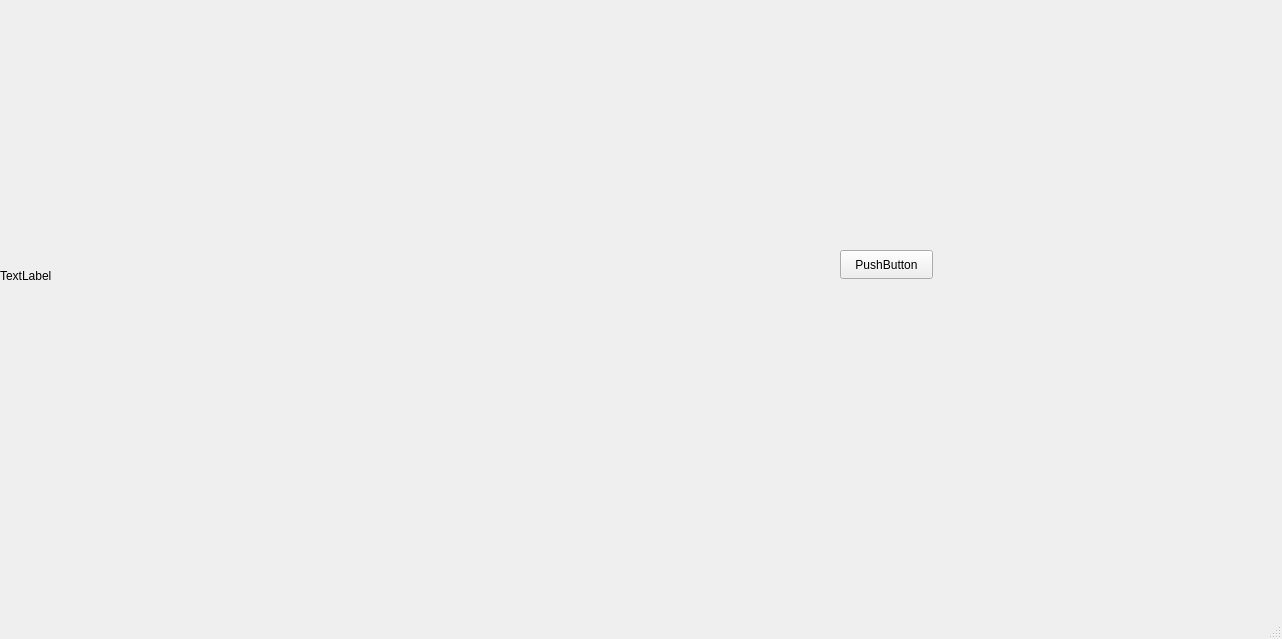
<?xml version="1.0" encoding="UTF-8"?>
<ui version="4.0">
 <class>MainWindow</class>
 <widget class="QMainWindow" name="MainWindow">
  <property name="geometry">
   <rect>
    <x>0</x>
    <y>0</y>
    <width>1282</width>
    <height>639</height>
   </rect>
  </property>
  <property name="windowTitle">
   <string>MainWindow</string>
  </property>
  <widget class="QWidget" name="centralwidget">
   <widget class="QLabel" name="label">
    <property name="geometry">
     <rect>
      <x>0</x>
      <y>0</y>
      <width>671</width>
      <height>551</height>
     </rect>
    </property>
    <property name="text">
     <string>TextLabel</string>
    </property>
   </widget>
   <widget class="QPushButton" name="pushButton">
    <property name="geometry">
     <rect>
      <x>840</x>
      <y>250</y>
      <width>93</width>
      <height>29</height>
     </rect>
    </property>
    <property name="text">
     <string>PushButton</string>
    </property>
   </widget>
  </widget>
  <widget class="QMenuBar" name="menubar">
   <property name="geometry">
    <rect>
     <x>0</x>
     <y>0</y>
     <width>1282</width>
     <height>26</height>
    </rect>
   </property>
  </widget>
  <widget class="QStatusBar" name="statusbar"/>
 </widget>
 <resources/>
 <connections/>
</ui>
